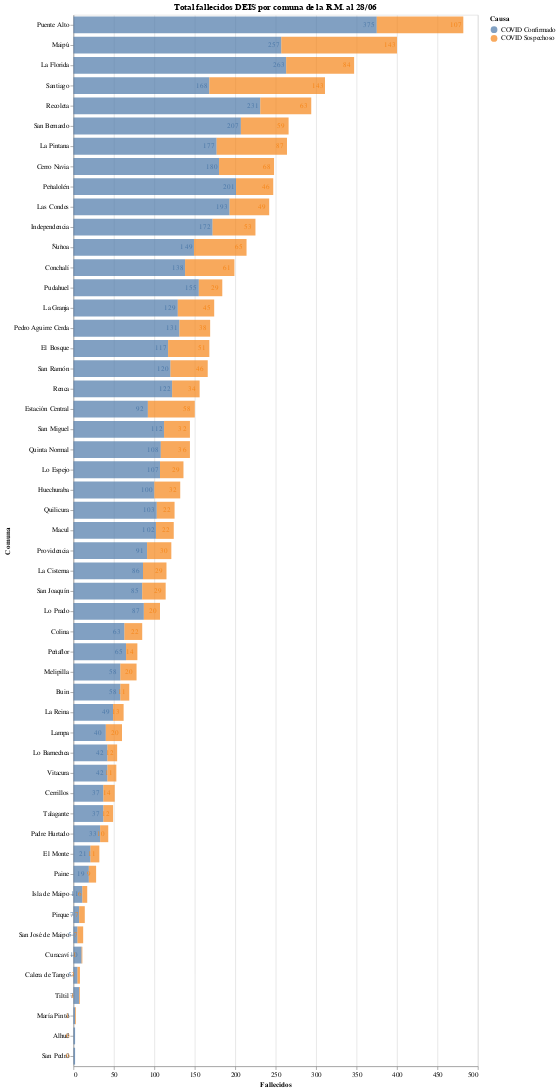

Here is the notebook cell this chart was saved with:
### Code cell
#hide_input
bars = alt.Chart(deaths_long_format).mark_bar(opacity=0.7, size=25).encode(
    x = alt.X('Fallecidos:Q', stack='zero'),
    y = alt.Y('Comuna', sort='-x'),
    tooltip = ['Comuna', 'Fallecidos'],
    color = alt.Color('Causa', sort=['Confirmado','Sospechoso']),
    order = alt.Order('Causa')
)

text = alt.Chart(deaths_long_format).mark_text(dx=-11, dy=0, color="#636363").encode(
     x=alt.X('Fallecidos:Q', stack='zero'),
     y=alt.Y('Comuna', sort='-x'),
     color=alt.Color('Causa', sort=['Confirmado','Sospechoso']),
     order = alt.Order("Causa"),
     text=alt.Text("Fallecidos", format=',.0f')
)
(bars+text).properties(
    title = f"Total fallecidos DEIS por comuna de la R.M. al {pd.to_datetime('2020-06-28').strftime('%d/%m')}",
    width = 600,
    height = alt.Step(30)
)

### Figure 1 — Vega-Lite specification as saved in the notebook (floating-point values rounded to 4 significant figures)
{"config": {"view": {"continuousWidth": 400, "continuousHeight": 300}}, "layer": [{"mark": {"type": "bar", "opacity": 0.7, "size": 25}, "encoding": {"color": {"type": "nominal", "field": "Causa", "sort": ["Confirmado", "Sospechoso"]}, "order": {"type": "nominal", "field": "Causa"}, "tooltip": [{"type": "nominal", "field": "Comuna"}, {"type": "quantitative", "field": "Fallecidos"}], "x": {"type": "quantitative", "field": "Fallecidos", "stack": "zero"}, "y": {"type": "nominal", "field": "Comuna", "sort": "-x"}}}, {"mark": {"type": "text", "color": "#636363", "dx": -11, "dy": 0}, "encoding": {"color": {"type": "nominal", "field": "Causa", "sort": ["Confirmado", "Sospechoso"]}, "order": {"type": "nominal", "field": "Causa"}, "text": {"type": "quantitative", "field": "Fallecidos", "format": ",.0f"}, "x": {"type": "quantitative", "field": "Fallecidos", "stack": "zero"}, "y": {"type": "nominal", "field": "Comuna", "sort": "-x"}}}], "data": {"name": "data-4284dc0c2f700538c3af9a66127b57c5"}, "height": {"step": 30}, "title": "Total fallecidos DEIS por comuna de la R.M. al 28/06", "width": 600, "$schema": "https://vega.github.io/schema/vega-lite/v4.8.1.json", "datasets": {"data-4284dc0c2f700538c3af9a66127b57c5": [{"Comuna": "Santiago", "Causa": "COVID Confirmado", "Fallecidos": 168}, {"Comuna": "El Monte", "Causa": "COVID Confirmado", "Fallecidos": 21}, {"Comuna": "Melipilla", "Causa": "COVID Confirmado", "Fallecidos": 58}, {"Comuna": "Las Condes", "Causa": "COVID Confirmado", "Fallecidos": 193}, {"Comuna": "La Reina", "Causa": "COVID Confirmado", "Fallecidos": 49}, {"Comuna": "Pirque", "Causa": "COVID Confirmado", "Fallecidos": 7}, {"Comuna": "Conchalí", "Causa": "COVID Confirmado", "Fallecidos": 138}, {"Comuna": "Colina", "Causa": "COVID Confirmado", "Fallecidos": 63}, {"Comuna": "Lo Barnechea", "Causa": "COVID Confirmado", "Fallecidos": 42}, {"Comuna": "La Cisterna", "Causa": "COVID Confirmado", "Fallecidos": 86}, {"Comuna": "Paine", "Causa": "COVID Confirmado", "Fallecidos": 19}, {"Comuna": "San Bernardo", "Causa": "COVID Confirmado", "Fallecidos": 207}, {"Comuna": "San Ramón", "Causa": "COVID Confirmado", "Fallecidos": 120}, {"Comuna": "Providencia", "Causa": "COVID Confirmado", "Fallecidos": 91}, {"Comuna": "Pedro Aguirre Cerda", "Causa": "COVID Confirmado", "Fallecidos": 131}, {"Comuna": "Macul", "Causa": "COVID Confirmado", "Fallecidos": 102}, {"Comuna": "Estación Central", "Causa": "COVID Confirmado", "Fallecidos": 92}, {"Comuna": "Huechuraba", "Causa": "COVID Confirmado", "Fallecidos": 100}, {"Comuna": "Recoleta", "Causa": "COVID Confirmado", "Fallecidos": 231}, {"Comuna": "San Miguel", "Causa": "COVID Confirmado", "Fallecidos": 112}, {"Comuna": "Pudahuel", "Causa": "COVID Confirmado", "Fallecidos": 155}, {"Comuna": "Isla de Maipo", "Causa": "COVID Confirmado", "Fallecidos": 11}, {"Comuna": "Peñaflor", "Causa": "COVID Confirmado", "Fallecidos": 65}, {"Comuna": "Buin", "Causa": "COVID Confirmado", "Fallecidos": 58}, {"Comuna": "La Pintana", "Causa": "COVID Confirmado", "Fallecidos": 177}, {"Comuna": "Ñuñoa", "Causa": "COVID Confirmado", "Fallecidos": 149}, {"Comuna": "Vitacura", "Causa": "COVID Confirmado", "Fallecidos": 42}, {"Comuna": "Independencia", "Causa": "COVID Confirmado", "Fallecidos": 172}, {"Comuna": "San Joaquín", "Causa": "COVID Confirmado", "Fallecidos": 85}, {"Comuna": "La Granja", "Causa": "COVID Confirmado", "Fallecidos": 129}, {"Comuna": "La Florida", "Causa": "COVID Confirmado", "Fallecidos": 263}, {"Comuna": "Cerro Navia", "Causa": "COVID Confirmado", "Fallecidos": 180}, {"Comuna": "Peñalolén", "Causa": "COVID Confirmado", "Fallecidos": 201}, {"Comuna": "Maipú", "Causa": "COVID Confirmado", "Fallecidos": 257}, {"Comuna": "Lo Espejo", "Causa": "COVID Confirmado", "Fallecidos": 107}, {"Comuna": "Quinta Normal", "Causa": "COVID Confirmado", "Fallecidos": 108}, {"Comuna": "Cerrillos", "Causa": "COVID Confirmado", "Fallecidos": 37}, {"Comuna": "Alhué", "Causa": "COVID Confirmado", "Fallecidos": 2}, {"Comuna": "Renca", "Causa": "COVID Confirmado", "Fallecidos": 122}, {"Comuna": "El Bosque", "Causa": "COVID Confirmado", "Fallecidos": 117}, {"Comuna": "Quilicura", "Causa": "COVID Confirmado", "Fallecidos": 103}, {"Comuna": "María Pinto", "Causa": "COVID Confirmado", "Fallecidos": 2}, {"Comuna": "Lo Prado", "Causa": "COVID Confirmado", "Fallecidos": 87}, {"Comuna": "Puente Alto", "Causa": "COVID Confirmado", "Fallecidos": 375}, {"Comuna": "Talagante", "Causa": "COVID Confirmado", "Fallecidos": 37}, {"Comuna": "Curacaví", "Causa": "COVID Confirmado", "Fallecidos": 10}, {"Comuna": "Padre Hurtado", "Causa": "COVID Confirmado", "Fallecidos": 33}, {"Comuna": "Calera de Tango", "Causa": "COVID Confirmado", "Fallecidos": 5}, {"Comuna": "San José de Maipo", "Causa": "COVID Confirmado", "Fallecidos": 5}, {"Comuna": "Lampa", "Causa": "COVID Confirmado", "Fallecidos": 40}, {"Comuna": "San Pedro", "Causa": "COVID Confirmado", "Fallecidos": 2}, {"Comuna": "Tiltil", "Causa": "COVID Confirmado", "Fallecidos": 7}, {"Comuna": "Santiago", "Causa": "COVID Sospechoso", "Fallecidos": 143}, {"Comuna": "El Monte", "Causa": "COVID Sospechoso", "Fallecidos": 11}, {"Comuna": "Melipilla", "Causa": "COVID Sospechoso", "Fallecidos": 20}, {"Comuna": "Las Condes", "Causa": "COVID Sospechoso", "Fallecidos": 49}, {"Comuna": "La Reina", "Causa": "COVID Sospechoso", "Fallecidos": 13}, {"Comuna": "Pirque", "Causa": "COVID Sospechoso", "Fallecidos": 7}, {"Comuna": "Conchalí", "Causa": "COVID Sospechoso", "Fallecidos": 61}, {"Comuna": "Colina", "Causa": "COVID Sospechoso", "Fallecidos": 22}, {"Comuna": "Lo Barnechea", "Causa": "COVID Sospechoso", "Fallecidos": 12}, {"Comuna": "La Cisterna", "Causa": "COVID Sospechoso", "Fallecidos": 29}, {"Comuna": "Paine", "Causa": "COVID Sospechoso", "Fallecidos": 9}, {"Comuna": "San Bernardo", "Causa": "COVID Sospechoso", "Fallecidos": 59}, {"Comuna": "San Ramón", "Causa": "COVID Sospechoso", "Fallecidos": 46}, {"Comuna": "Providencia", "Causa": "COVID Sospechoso", "Fallecidos": 30}, {"Comuna": "Pedro Aguirre Cerda", "Causa": "COVID Sospechoso", "Fallecidos": 38}, {"Comuna": "Macul", "Causa": "COVID Sospechoso", "Fallecidos": 22}, {"Comuna": "Estación Central", "Causa": "COVID Sospechoso", "Fallecidos": 58}, {"Comuna": "Huechuraba", "Causa": "COVID Sospechoso", "Fallecidos": 32}, {"Comuna": "Recoleta", "Causa": "COVID Sospechoso", "Fallecidos": 63}, {"Comuna": "San Miguel", "Causa": "COVID Sospechoso", "Fallecidos": 32}, {"Comuna": "Pudahuel", "Causa": "COVID Sospechoso", "Fallecidos": 29}, {"Comuna": "Isla de Maipo", "Causa": "COVID Sospechoso", "Fallecidos": 6}, {"Comuna": "Peñaflor", "Causa": "COVID Sospechoso", "Fallecidos": 14}, {"Comuna": "Buin", "Causa": "COVID Sospechoso", "Fallecidos": 11}, {"Comuna": "La Pintana", "Causa": "COVID Sospechoso", "Fallecidos": 87}, {"Comuna": "Ñuñoa", "Causa": "COVID Sospechoso", "Fallecidos": 65}, {"Comuna": "Vitacura", "Causa": "COVID Sospechoso", "Fallecidos": 11}, {"Comuna": "Independencia", "Causa": "COVID Sospechoso", "Fallecidos": 53}, {"Comuna": "San Joaquín", "Causa": "COVID Sospechoso", "Fallecidos": 29}, {"Comuna": "La Granja", "Causa": "COVID Sospechoso", "Fallecidos": 45}, {"Comuna": "La Florida", "Causa": "COVID Sospechoso", "Fallecidos": 84}, {"Comuna": "Cerro Navia", "Causa": "COVID Sospechoso", "Fallecidos": 68}, {"Comuna": "Peñalolén", "Causa": "COVID Sospechoso", "Fallecidos": 46}, {"Comuna": "Maipú", "Causa": "COVID Sospechoso", "Fallecidos": 143}, {"Comuna": "Lo Espejo", "Causa": "COVID Sospechoso", "Fallecidos": 29}, {"Comuna": "Quinta Normal", "Causa": "COVID Sospechoso", "Fallecidos": 36}, {"Comuna": "Cerrillos", "Causa": "COVID Sospechoso", "Fallecidos": 14}, {"Comuna": "Alhué", "Causa": "COVID Sospechoso", "Fallecidos": 0}, {"Comuna": "Renca", "Causa": "COVID Sospechoso", "Fallecidos": 34}, {"Comuna": "El Bosque", "Causa": "COVID Sospechoso", "Fallecidos": 51}, {"Comuna": "Quilicura", "Causa": "COVID Sospechoso", "Fallecidos": 22}, {"Comuna": "María Pinto", "Causa": "COVID Sospechoso", "Fallecidos": 1}, {"Comuna": "Lo Prado", "Causa": "COVID Sospechoso", "Fallecidos": 20}, {"Comuna": "Puente Alto", "Causa": "COVID Sospechoso", "Fallecidos": 107}, {"Comuna": "Talagante", "Causa": "COVID Sospechoso", "Fallecidos": 12}, {"Comuna": "Curacaví", "Causa": "COVID Sospechoso", "Fallecidos": 1}, {"Comuna": "Padre Hurtado", "Causa": "COVID Sospechoso", "Fallecidos": 10}, {"Comuna": "Calera de Tango", "Causa": "COVID Sospechoso", "Fallecidos": 3}, {"Comuna": "San José de Maipo", "Causa": "COVID Sospechoso", "Fallecidos": 7}, {"Comuna": "Lampa", "Causa": "COVID Sospechoso", "Fallecidos": 20}, {"Comuna": "San Pedro", "Causa": "COVID Sospechoso", "Fallecidos": 0}, {"Comuna": "Tiltil", "Causa": "COVID Sospechoso", "Fallecidos": 1}]}}
